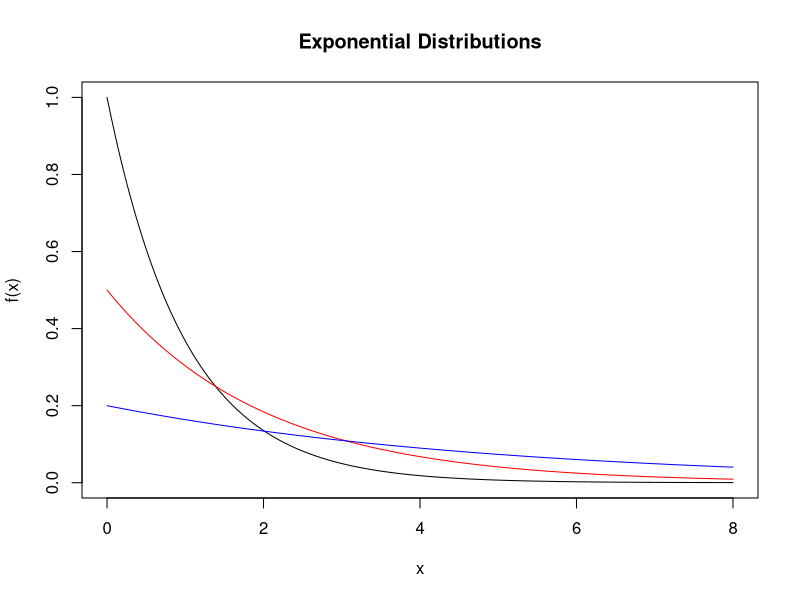

Write R code to recreate this figure.
this.range <- seq(0, 8, .05)
plot(this.range, dexp(this.range), ty="l", main="Exponential Distributions",
     xlab="x", ylab="f(x)")
lines(this.range, dexp(this.range, rate=0.5), col="red")
lines(this.range, dexp(this.range, rate=0.2), col="blue")
